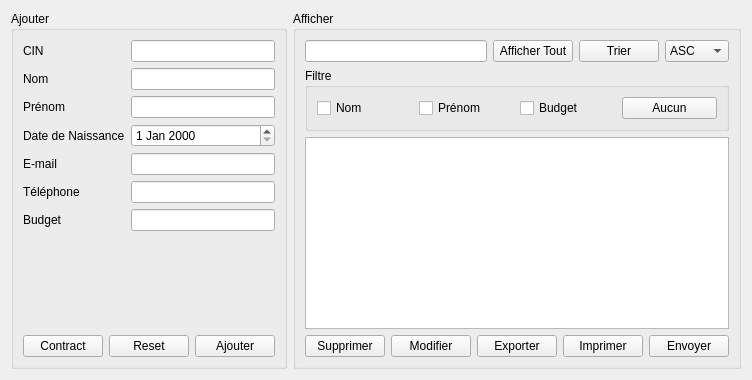
                      <widget class="QWidget" name="tab_12">
                       <attribute name="title">
                        <string>Clients</string>
                       </attribute>
                       <layout class="QHBoxLayout" name="horizontalLayout_97">
                        <item>
                         <layout class="QHBoxLayout" name="horizontalLayout_98">
                          <item>
                           <widget class="QGroupBox" name="groupBox_ajouter_invites_4">
                            <property name="title">
                             <string>Ajouter  </string>
                            </property>
                            <layout class="QVBoxLayout" name="verticalLayout_38">
                             <item>
                              <layout class="QVBoxLayout" name="verticalLayout_39">
                               <item>
                                <layout class="QFormLayout" name="formLayout_11">
                                 <item row="0" column="0">
                                  <widget class="QLabel" name="cINLabel_4">
                                   <property name="text">
                                    <string>CIN</string>
                                   </property>
                                  </widget>
                                 </item>
                                 <item row="0" column="1">
                                  <widget class="QLineEdit" name="cin_client_2"/>
                                 </item>
                                 <item row="1" column="0">
                                  <widget class="QLabel" name="prNomLabel_7">
                                   <property name="text">
                                    <string>Nom</string>
                                   </property>
                                  </widget>
                                 </item>
                                 <item row="1" column="1">
                                  <widget class="QLineEdit" name="nom_client_2"/>
                                 </item>
                                 <item row="2" column="0">
                                  <widget class="QLabel" name="prNomLabel_8">
                                   <property name="text">
                                    <string>Prénom</string>
                                   </property>
                                  </widget>
                                 </item>
                                 <item row="2" column="1">
                                  <widget class="QLineEdit" name="prenom_client_2"/>
                                 </item>
                                 <item row="3" column="0">
                                  <widget class="QLabel" name="dateDeNaissanceLabel_4">
                                   <property name="text">
                                    <string>Date de Naissance</string>
                                   </property>
                                  </widget>
                                 </item>
                                 <item row="3" column="1">
                                  <widget class="QDateEdit" name="date_client_2"/>
                                 </item>
                                 <item row="4" column="0">
                                  <widget class="QLabel" name="eMailLabel_4">
                                   <property name="text">
                                    <string>E-mail</string>
                                   </property>
                                  </widget>
                                 </item>
                                 <item row="4" column="1">
                                  <widget class="QLineEdit" name="email_client_2"/>
                                 </item>
                                 <item row="5" column="0">
                                  <widget class="QLabel" name="tLPhoneLabel_4">
                                   <property name="text">
                                    <string>Téléphone</string>
                                   </property>
                                  </widget>
                                 </item>
                                 <item row="5" column="1">
                                  <widget class="QLineEdit" name="tel_client_2"/>
                                 </item>
                                 <item row="6" column="0">
                                  <widget class="QLabel" name="budgetLabel_2">
                                   <property name="text">
                                    <string>Budget</string>
                                   </property>
                                  </widget>
                                 </item>
                                 <item row="6" column="1">
                                  <widget class="QLineEdit" name="budget_client_2"/>
                                 </item>
                                </layout>
                               </item>
                               <item>
                                <layout class="QHBoxLayout" name="horizontalLayout_99">
                                 <item>
                                  <widget class="QPushButton" name="contract_client_2">
                                   <property name="text">
                                    <string>Contract</string>
                                   </property>
                                  </widget>
                                 </item>
                                 <item>
                                  <widget class="QPushButton" name="reset_client_2">
                                   <property name="text">
                                    <string>Reset</string>
                                   </property>
                                  </widget>
                                 </item>
                                 <item>
                                  <widget class="QPushButton" name="ajouter_client_2">
                                   <property name="text">
                                    <string>Ajouter</string>
                                   </property>
                                  </widget>
                                 </item>
                                </layout>
                               </item>
                              </layout>
                             </item>
                            </layout>
                           </widget>
                          </item>
                          <item>
                           <widget class="QGroupBox" name="groupBox_afficher_invites_4">
                            <property name="title">
                             <string>Afficher</string>
                            </property>
                            <layout class="QVBoxLayout" name="verticalLayout_40">
                             <item>
                              <layout class="QVBoxLayout" name="verticalLayout_41">
                               <item>
                                <layout class="QHBoxLayout" name="horizontalLayout_100">
                                 <item>
                                  <widget class="QLineEdit" name="recherche_client_2"/>
                                 </item>
                                 <item>
                                  <widget class="QPushButton" name="afficher_tout_client_2">
                                   <property name="text">
                                    <string>Afficher Tout</string>
                                   </property>
                                  </widget>
                                 </item>
                                 <item>
                                  <widget class="QPushButton" name="trier_client_2">
                                   <property name="text">
                                    <string>Trier</string>
                                   </property>
                                  </widget>
                                 </item>
                                 <item>
                                  <widget class="QComboBox" name="ordre_client_2">
                                   <item>
                                    <property name="text">
                                     <string>ASC</string>
                                    </property>
                                   </item>
                                   <item>
                                    <property name="text">
                                     <string>DESC</string>
                                    </property>
                                   </item>
                                  </widget>
                                 </item>
                                </layout>
                               </item>
                               <item>
                                <layout class="QHBoxLayout" name="horizontalLayout_101"/>
                               </item>
                               <item>
                                <layout class="QHBoxLayout" name="horizontalLayout_102">
                                 <item>
                                  <widget class="QGroupBox" name="groupBox_18">
                                   <property name="title">
                                    <string>Filtre</string>
                                   </property>
                                   <layout class="QHBoxLayout" name="horizontalLayout_103">
                                    <item>
                                     <layout class="QHBoxLayout" name="horizontalLayout_104">
                                      <item>
                                       <widget class="QCheckBox" name="checkBox_nom_client_2">
                                        <property name="text">
                                         <string>Nom</string>
                                        </property>
                                       </widget>
                                      </item>
                                      <item>
                                       <widget class="QCheckBox" name="checkBox_prenom_client_2">
                                        <property name="text">
                                         <string>Prénom</string>
                                        </property>
                                       </widget>
                                      </item>
                                      <item>
                                       <widget class="QCheckBox" name="checkBox_budget_client_2">
                                        <property name="text">
                                         <string>Budget</string>
                                        </property>
                                       </widget>
                                      </item>
                                      <item>
                                       <widget class="QPushButton" name="aucun_client_2">
                                        <property name="text">
                                         <string>Aucun</string>
                                        </property>
                                       </widget>
                                      </item>
                                     </layout>
                                    </item>
                                   </layout>
                                  </widget>
                                 </item>
                                </layout>
                               </item>
                               <item>
                                <layout class="QHBoxLayout" name="horizontalLayout_105">
                                 <item>
                                  <widget class="QTableView" name="tableView_client_2"/>
                                 </item>
                                </layout>
                               </item>
                               <item>
                                <layout class="QHBoxLayout" name="horizontalLayout_106">
                                 <item>
                                  <widget class="QPushButton" name="supprimer_client_2">
                                   <property name="text">
                                    <string>Supprimer</string>
                                   </property>
                                  </widget>
                                 </item>
                                 <item>
                                  <widget class="QPushButton" name="modifier_client_2">
                                   <property name="text">
                                    <string>Modifier</string>
                                   </property>
                                   <property name="checkable">
                                    <bool>true</bool>
                                   </property>
                                  </widget>
                                 </item>
                                 <item>
                                  <widget class="QPushButton" name="exporter_client_2">
                                   <property name="text">
                                    <string>Exporter</string>
                                   </property>
                                  </widget>
                                 </item>
                                 <item>
                                  <widget class="QPushButton" name="imprimer_client_2">
                                   <property name="text">
                                    <string>Imprimer</string>
                                   </property>
                                  </widget>
                                 </item>
                                 <item>
                                  <widget class="QPushButton" name="envoyer_client_2">
                                   <property name="text">
                                    <string>Envoyer</string>
                                   </property>
                                  </widget>
                                 </item>
                                </layout>
                               </item>
                              </layout>
                             </item>
                            </layout>
                           </widget>
                          </item>
                         </layout>
                        </item>
                       </layout>
                      </widget>
